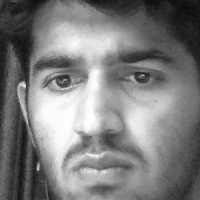
#> input picture Python/face recognition/myself/me/me1.jpg, 200 x 200 px, given in place of the camera
$ python createdata.py
#> lines starting #> are read from the running program, lines starting #| are printed output that depends on the picture
import cv2

# Initialize Webcam
cap = cv2.VideoCapture(0)

#Load Haarcascade Frontal Face Classifier
#face_classifier = cv2.CascadeClassifier("/Users/Anil/opt/anaconda3/lib/python3.7/site-packages/cv2/data/haarascade_eye")

face_classifier = cv2.CascadeClassifier('haarcascade_frontalface_default.xml')

#Function returns cropped face
def face_extractor(photo):
    gray_photo = cv2.cvtColor(photo, cv2.COLOR_BGR2GRAY)
    faces = face_classifier.detectMultiScale(gray_photo)

    if faces is ():
        return None

    else:
        # Crop all faces found
        for (x,y,w,h) in faces:
            cropped_face = photo[y:y+h, x:x+w]


        return cropped_face


count = 0

# Collect 100 samples of your face from webcam input
while True:
    status,photo = cap.read()
#> photo is the input picture: shape (200, 200, 3); min 11, max 255, mean 125.5

    if face_extractor(photo) is not None:
#> in face_extractor, `faces = face_classifier.detectMultiScale(gray_photo)`: faces = [[15, 16, 165, 165]]
#> the loop in face_extractor, `for (x,y,w,h) in faces:` made 1 pass
#> pass 1, in face_extractor, `cropped_face = photo[y:y+h, x:x+w]`:
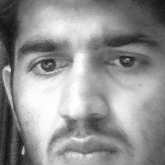
#> cropped_face: shape (165, 165, 3); min 16, max 255, mean 146.3
        count += 1
#> count = 1
        face = cv2.resize(face_extractor(photo), (200, 200))
#> the loop in face_extractor (call 2), `for (x,y,w,h) in faces:` made 1 pass
        face = cv2.cvtColor(face, cv2.COLOR_BGR2GRAY)
#> face: shape (200, 200)

        # Save file in specified directory with unique name (Here, I am training for 2 members)
        file_name_path = '/home/chiraggl/tlfr/faces/train/chirag/face' + str(count) + '.jpg'
        #file_name_path = '/home/chiraggl/tlfr/faces/test/chirag/face' + str(count) + '.jpg'

        #file_name_path = '/home/chiraggl/tlfr/faces/train/ashwani/face' + str(count) + '.jpg'
        #file_name_path = '/home/chiraggl/tlfr/faces/test/ashwani/face' + str(count) + '.jpg'

        cv2.imwrite(file_name_path, face)

        # Put count on images and display live count
        cv2.putText(face, str(count), (50, 50), cv2.FONT_HERSHEY_COMPLEX, 1, (0,255,0), 2)
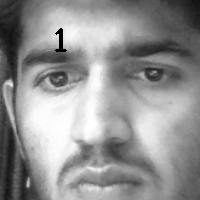
#> face: shape (200, 200); min 0, max 255, mean 145.6
        cv2.imshow('Face Cropper', face)

    else:
        pass


    if cv2.waitKey(1) == 13 or count == 100: #13 is the Enter Key
    #if cv2.waitKey(1) == 13 or count == 70: #13 is the Enter Key
#> (key Esc is pressed here)
        break

cap.release()
cv2.destroyAllWindows()
print("Collecting Samples Complete")

$ run again, on Python/face recognition/myself/me/me10.jpg
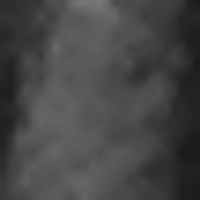
#> input picture Python/face recognition/myself/me/me10.jpg, 200 x 200 px, given in place of the camera
#> photo is the input picture: shape (200, 200, 3); min 26, max 120, mean 69.9
#> faces = [[17, 13, 170, 170]]
#> the loop in face_extractor, `for (x,y,w,h) in faces:` made 1 pass
#> pass 1, in face_extractor, `cropped_face = photo[y:y+h, x:x+w]`:
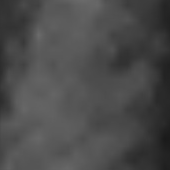
#> cropped_face: shape (170, 170, 3); min 26, max 106, mean 74.9
#> count = 1
#> the loop in face_extractor (call 2), `for (x,y,w,h) in faces:` made 1 pass
#> `cv2.putText(face, str(count), (50, 50), cv2.FONT_HERSHEY_COMPLEX, 1, (..`:
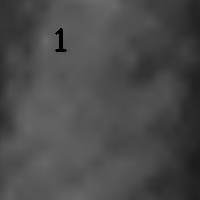
#> face: shape (200, 200); min 0, max 106, mean 74.5

$ run again, on Python/face recognition/myself/me/me100.jpg
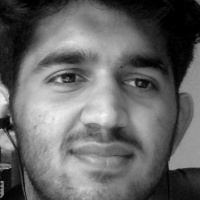
#> input picture Python/face recognition/myself/me/me100.jpg, 200 x 200 px, given in place of the camera
#> photo is the input picture: shape (200, 200, 3); min 0, max 247, mean 102.2
#> faces = [[15, 14, 170, 170]]
#> the loop in face_extractor, `for (x,y,w,h) in faces:` made 1 pass
#> pass 1, in face_extractor, `cropped_face = photo[y:y+h, x:x+w]`:
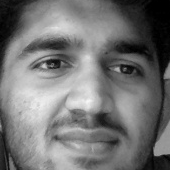
#> cropped_face: shape (170, 170, 3); min 0, max 247, mean 115.3
#> count = 1
#> the loop in face_extractor (call 2), `for (x,y,w,h) in faces:` made 1 pass
#> `cv2.putText(face, str(count), (50, 50), cv2.FONT_HERSHEY_COMPLEX, 1, (..`:
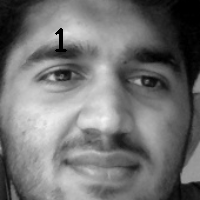
#> face: shape (200, 200); min 0, max 246, mean 114.7
